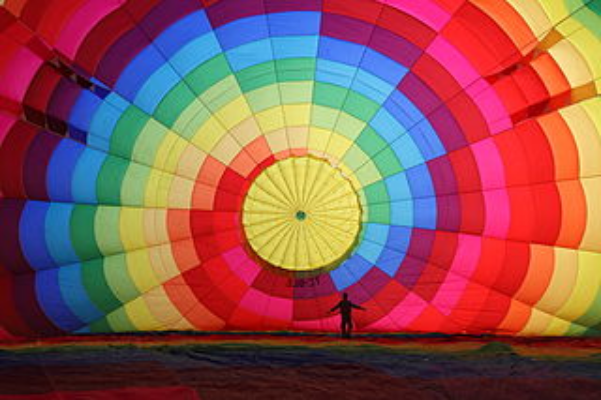
#> input picture image processing/07/ballon.png, 601 x 400 px
$ python Aufgabe4.py   (older library calls are emulated)
#> lines starting #> are read from the running program, lines starting #| are printed output that depends on the picture
#!/usr/bin/env python3
# -*- coding: utf-8 -*-

import numpy as np
import skimage.io as io
import skimage.filters as filters
import skimage.segmentation as seg
import matplotlib.pyplot as plt

def show(img, title = "", col = "gray", vmin=0, vmax=255):
    plt.title(title)
    plt.imshow(img,cmap=col,vmin=vmin,vmax=vmax)
    plt.show()


#Aufgabenteil-1
ballon = io.imread("./ballon.png")
#> ballon is the input picture: shape (400, 601, 3); mean R, G, B 141.8, 85.2, 82.9
show(ballon, "Original")
#Rasen, Segmente eines bunten Ballon's, Mensch, farbige Schatten
ballone = []
for i in [10,20,30,40,50]:
    ballone += [filters.gaussian(ballon, i, multichannel=True)]
#> after the loop, ballone = 5 items
show(ballone[0],"Sigma=10")
#Rasen, unscharfe Segmente, Punkt statt Mensch, farbige Schatten
show(ballone[1],"Sigma=20")
#> call 3 of show, with title = 'Sigma=20', col = 'gray', vmin = 0, vmax = 255
#> in show (call 3), `plt.show()`:
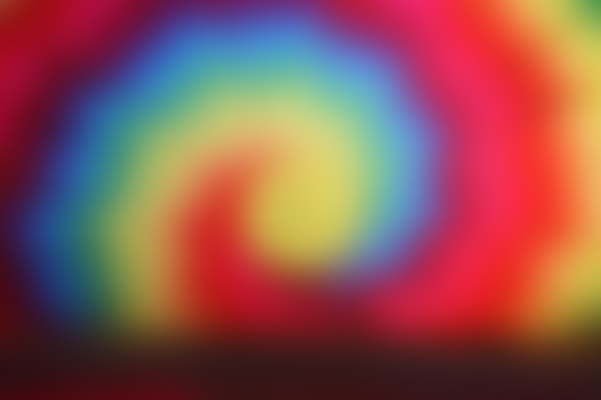
#> shown: shape (400, 601, 3) float64; mean R, G, B 0.557, 0.334, 0.324
#Boden, unscharfer Wirbel
show(ballone[2],"Sigma=30")
#Boden, unschärferer Wirbel
show(ballone[3],"Sigma=40")
#> in show (call 5), `plt.show()`:
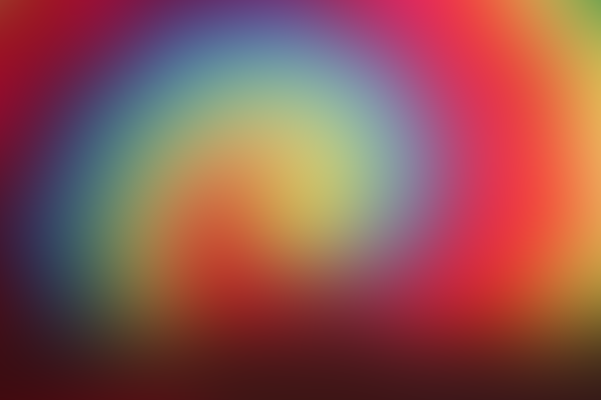
#> shown: shape (400, 601, 3) float64; mean R, G, B 0.559, 0.333, 0.319
#-|-
show(ballone[4],"Sigma=50")
#-|-


#Aufgabenteil-2
glacier = io.imread("./gletscher.png")
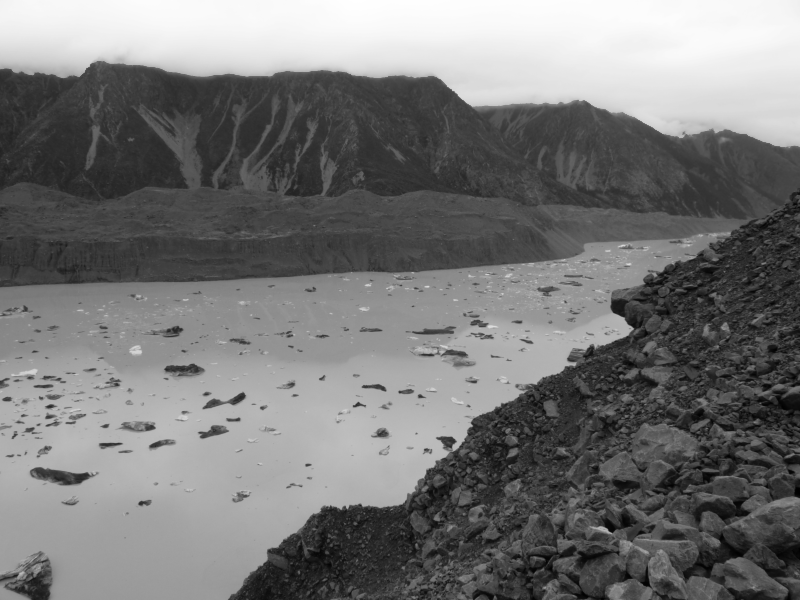
#> input picture image processing/07/gletscher.png, 800 x 600 px
#> glacier is the input picture: shape (600, 800); min 0, max 255, mean 118.7
show(glacier, "Original")

def trin(img, air=200, stone=130):
#> called with air = 200, stone = 130
    res = np.array(img,copy=True,dtype=int)
    res = np.where(res>air-1,255,res)
    res = np.where(res<stone+1,0,res)
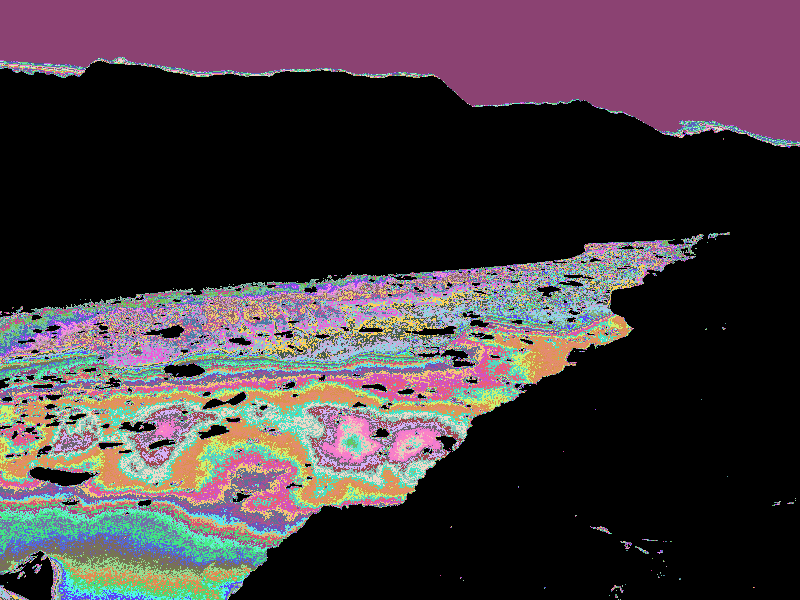
#> res: shape (600, 800) int64; 71 distinct labels, from 0 to 255; one colour per label, 0 black
    res = np.where(np.logical_and(res<air, res>stone),127,res)
#> res: shape (600, 800) int64; 3 distinct labels, from 0 to 255
    return res

show(trin(glacier), "Trinarisiert")

print("Nun kommen nurnoch folgende Werte vor:",np.unique(trin(glacier)))
#| Nun kommen nurnoch folgende Werte vor: [  0 127 255]

#Problematisch sind Überlappungen der Wertebereiche.
#Man wird immer in einem Bereich einen Wert eines anderen Bereiches vorfinden können.


#Aufgabenteil-3
def gauss(img, var=1.0):
#> called with var = 13
    return filters.gaussian(img, var)

show(gauss(glacier, var=13.0),"Gaussches Rauschen var=13.0´",vmax=1)
trin = trin(gauss(glacier, var=13.0)*255,air=187,stone=110)
#> call 3 of trin, with air = 187, stone = 110
#> in trin (call 3), `res = np.where(res<stone+1,0,res)`:
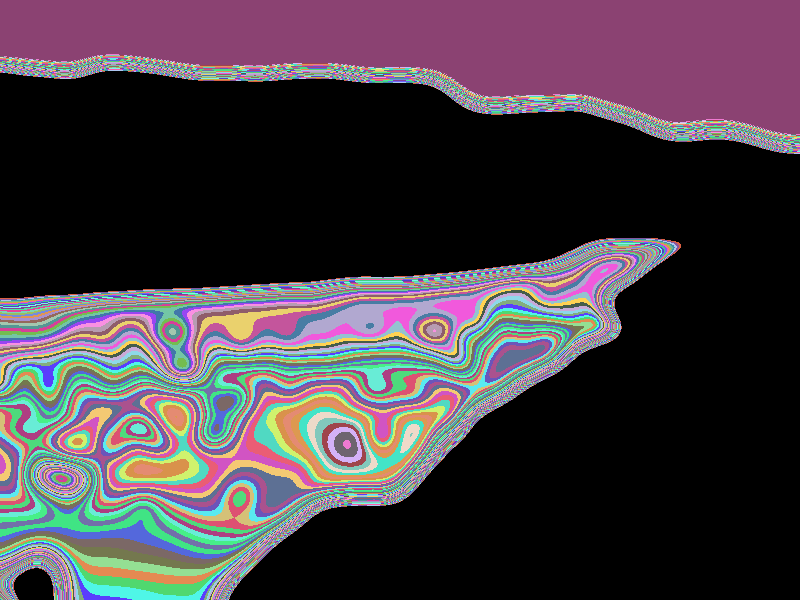
#> res: shape (600, 800) int64; 78 distinct labels, from 0 to 255; one colour per label, 0 black
#> in trin (call 3), `res = np.where(np.logical_and(res<air, res>stone),127,res)`:
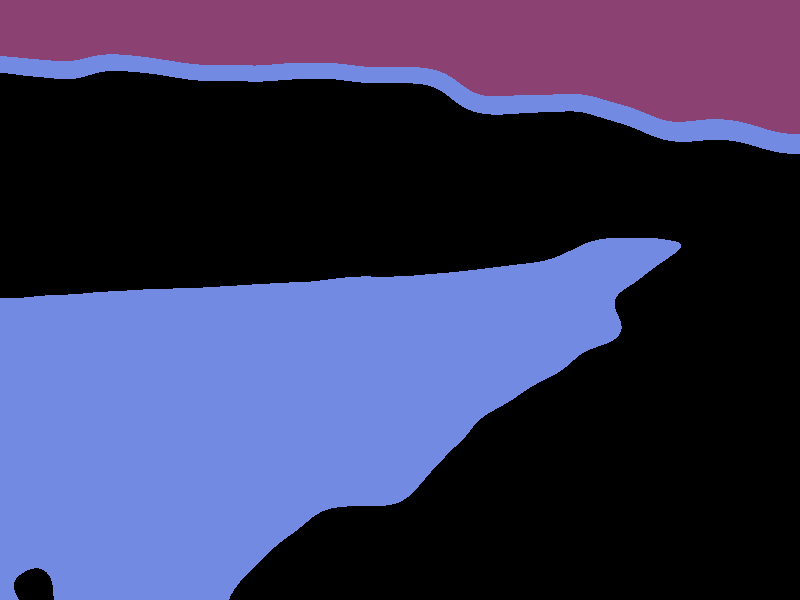
#> res: shape (600, 800) int64; 3 distinct labels, from 0 to 255; one colour per label, 0 black
show(trin,"Gaussches Rauschen Trinarisiert")

#Nun gibt es gleichmäßigere Flächen und somit auch eine gleichmäßigere
#Einteilung in die 3 Werte 0, 127 & 255.

#Der letzte bestehende Fehler ist nun ein Stein links unten im Fluss
#und etwas Fluss zwischen Stein und Himmel.


#Aufgabenteil-4
show(seg.mark_boundaries(glacier, trin), "Grenzen der Trinarisierung")
#> in show (call 11), `plt.show()`:
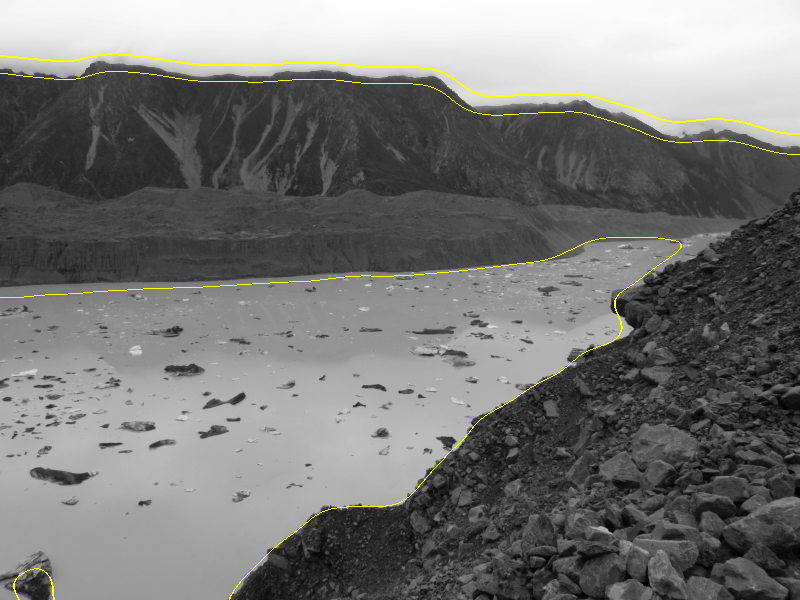
#> shown: shape (600, 800, 3) float64; mean R, G, B 0.469, 0.469, 0.461
#Die Grenzen sind leider etwas veschoben, aber enthalten dafür sehr wenige Störungen
#Erhaltene Störungen sind die Grenze zwischen Himmel und Stein,
#ein etwas verschobennes Ufer und ein "Stein" im Fluss

#
